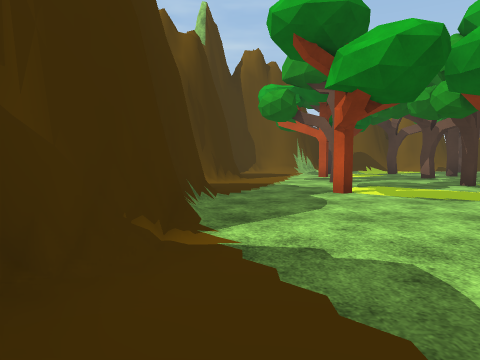
view 1 (above)

23 first-person views from a walk through a 3-D level made in the Unity game engine. The camera is 1.3 m above the floor, tilts 4° down and sees 70° across. The floor is counted in squares, 2 m on a side. Each view is taken from the middle of a square. On the plan, view 1 faces up. The plan holds only what a view shows up to about 10 squares ahead; the rest is blank. The place goes on beyond the plan. The player is left out. Some surface patterns are stand-ins.

view 2
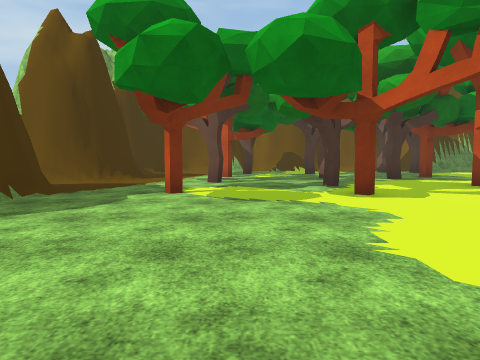

view 3
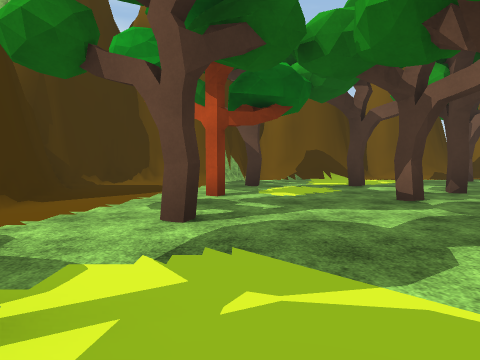

view 4
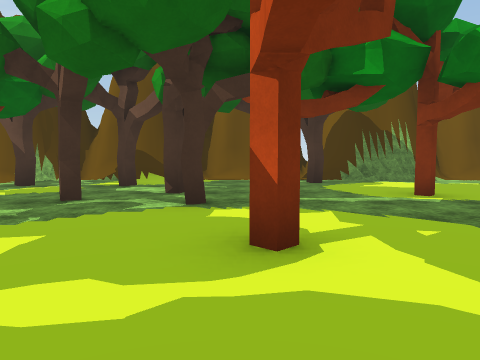

view 5
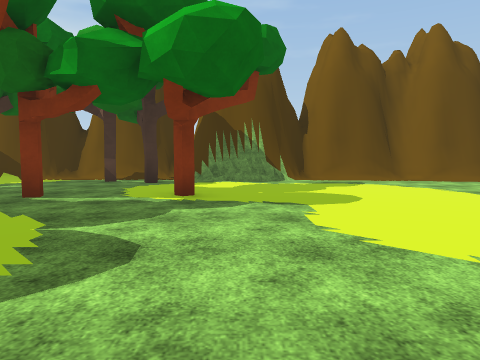

view 6
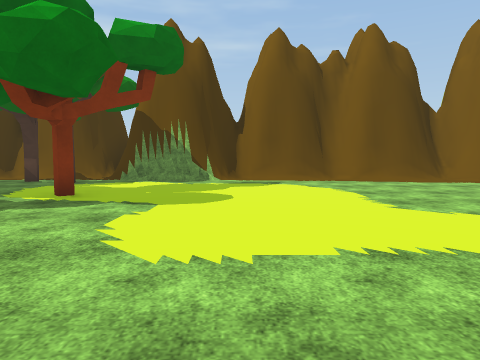

view 7
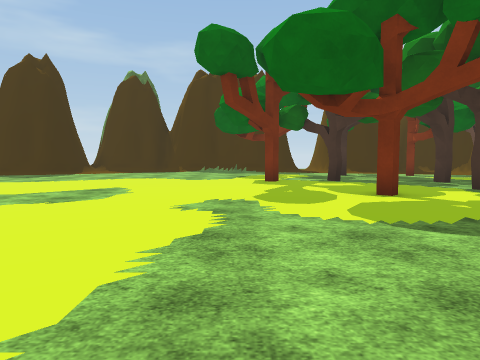

view 8
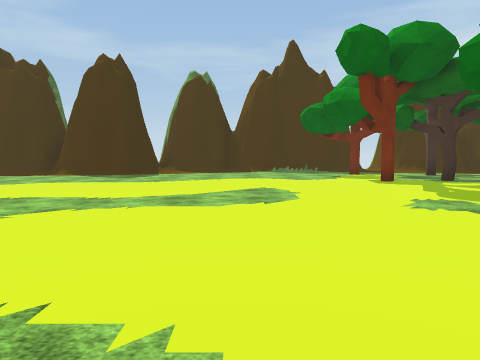

view 9
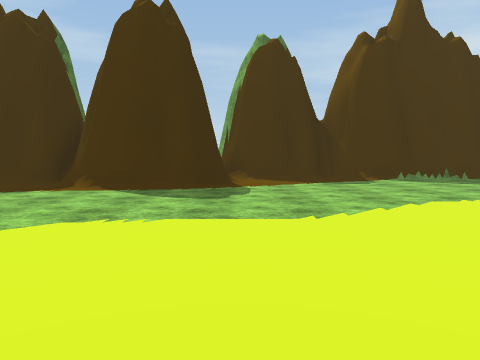

view 10
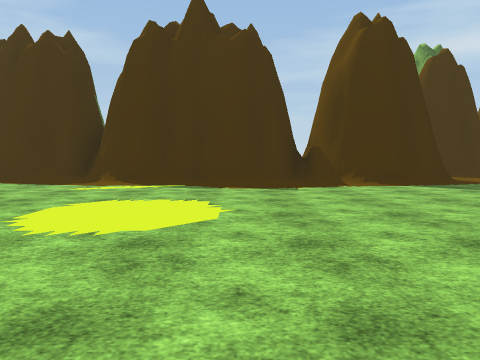

view 11
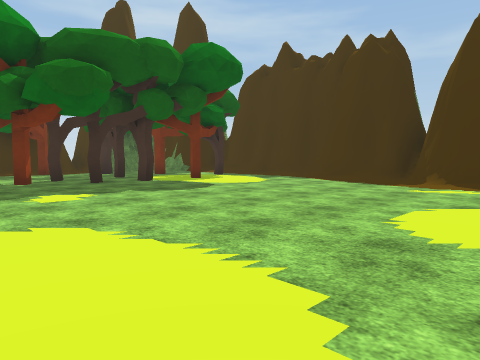

view 12
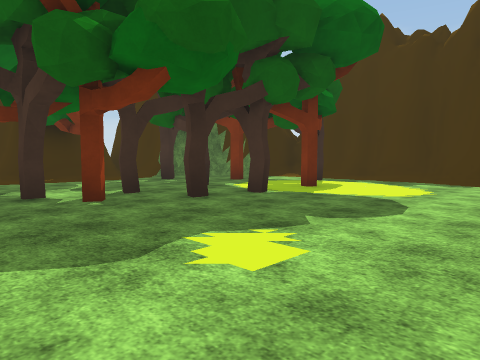

view 13
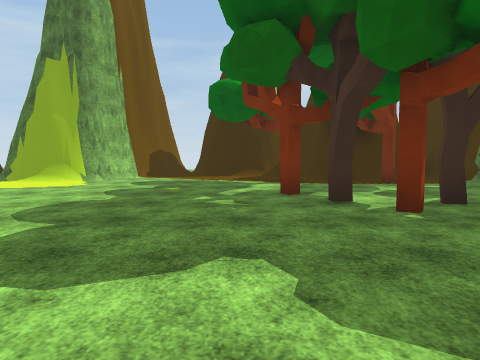

view 14
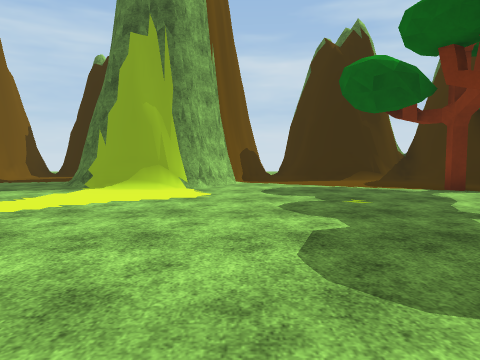

view 15
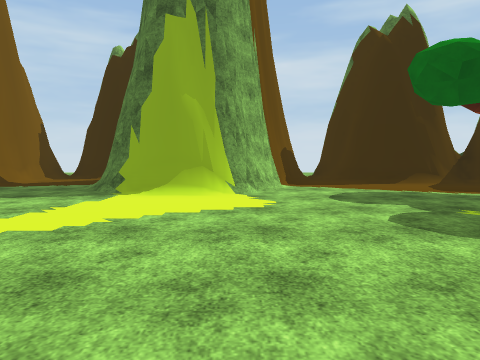

view 16
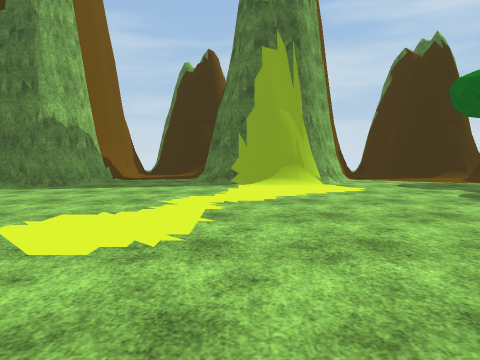

view 17
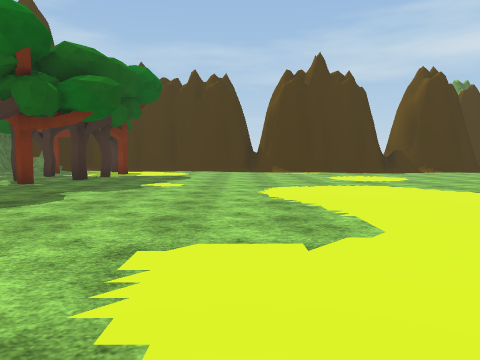

view 18
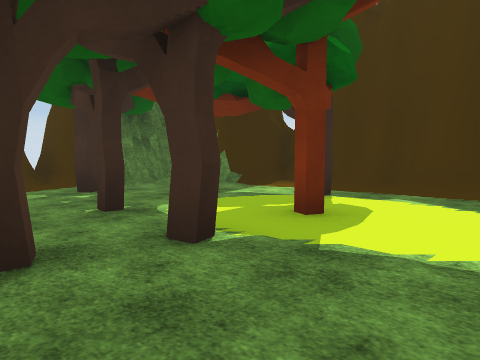

view 19
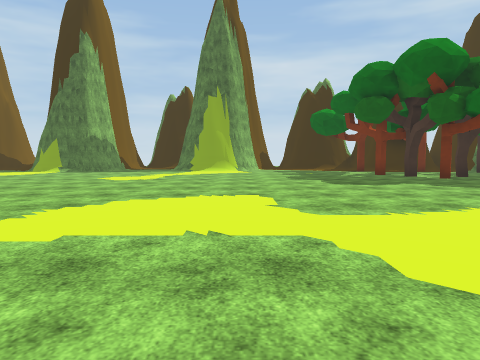

view 20
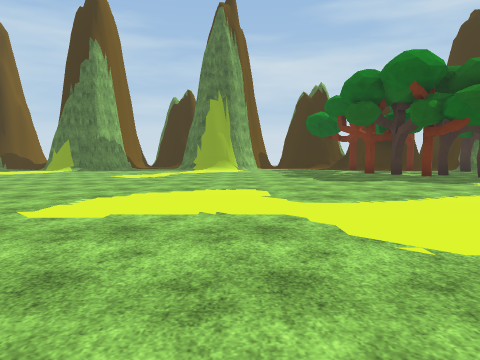

view 21
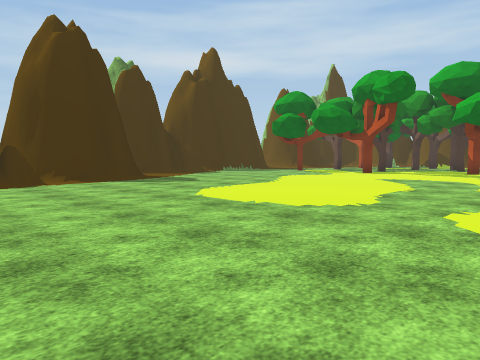

view 22
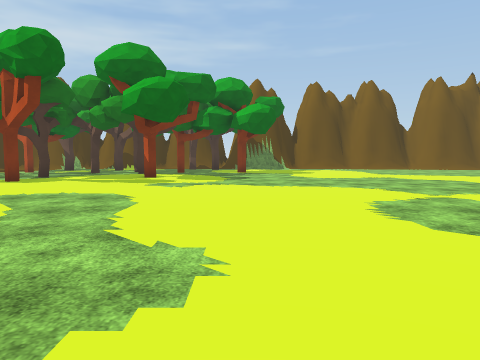

view 23
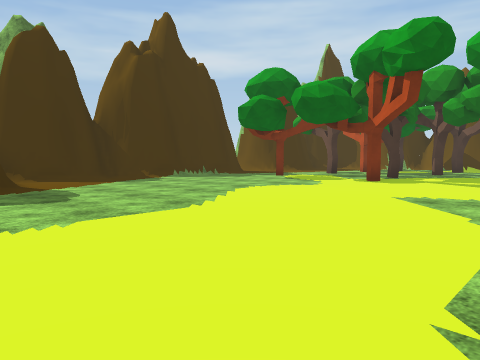

### Floor plan
Key: @ floor where view 1 was taken; # wall or solid block; . floor; / step, stairs or slope; T tree.
Columns run from 2 left of view 1 to 20 right of it. Each row starts with its distance up from view 1.
 15      ####....##########
 14  #####.....T..##.......
 13  #...T......T..........
 12  #......T.............
 11  #/..T...T...T.......
 10  #/.....TT.T.........
  9 ##/.................
  8 ....T..T...........
  7  #........T.........
  6  #..T..T............
  5  #..................
  4  #.................
  3  #................
  2  #................
  1  #...............
  0  #@.............
 -1  #..............
 -2  ###...........
 -3    ##.........
 -4    ##.........
 -5    #..........
 -6    #..........  .
 -7    #.......... ...
 -8    #...............
 -9    #...............
-10   ##................
-11   #..................
-12   #..................
-13   #...................
-14  ##....................
-15  #.....................
-16  ##...TT.T.............
-17  ##.T.....T............
-18   #....T.T.T..........
-19   #..T.....T...........
-20   ###..T...............
-21     ##..T..............
-22      ##....T....###...#
-23       #####.....###/..#
-24           #....## ##..#
-25           ####.#    ..#
-26              #.#    #.#

Where each view was taken, in squares from view 1:
view 1: 0 up, 0 right, facing up
view 2: 0 up, 3 right, facing up
view 3: 5 up, 3 right, facing up
view 4: 5 up, 8 right, facing up
view 5: 5 up, 12 right, facing up
view 6: 5 up, 14 right, facing up
view 7: 5 up, 14 right, facing left
view 8: 2 up, 14 right, facing left
view 9: 1 down, 9 right, facing left
view 10: 7 down, 10 right, facing left
view 11: 8 down, 10 right, facing down-left
view 12: 12 down, 10 right, facing down-left
view 13: 13 down, 10 right, facing down
view 14: 15 down, 13 right, facing down
view 15: 16 down, 14 right, facing down
view 16: 14 down, 16 right, facing down
view 17: 12 down, 16 right, facing left
view 18: 14 down, 7 right, facing down-left
view 19: 7 down, 14 right, facing down
view 20: 6 down, 14 right, facing down
view 21: 7 down, 11 right, facing up-left
view 22: 3 down, 11 right, facing up
view 23: 3 down, 9 right, facing up-left
